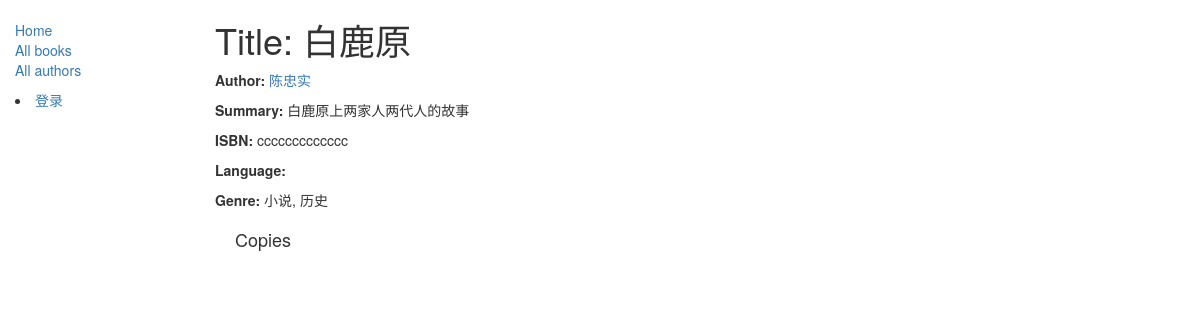
Page /catalog/book/3 on the earlier database version.
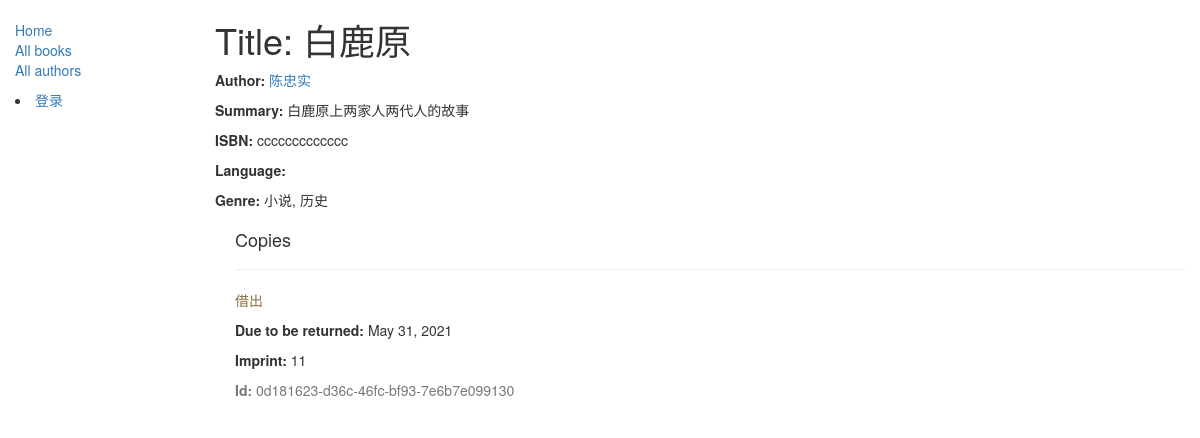
Same page on the later database version.
### catalog/models.py (models this page shows, shortened)
class Genre(models.Model):
    name = models.CharField(max_length=200, help_text="输入书的流派")
    def __str__(self):
        return self.name

class BookInstance(models.Model):
    id = models.UUIDField(primary_key=True, default=uuid.uuid4, help_text="id必须唯一")
    book = models.ForeignKey("Book", on_delete=models.SET_NULL, null=True)
    imprint = models.CharField(max_length=200)
    due_back = models.DateField(null=True, blank=True)
    borrower = models.ForeignKey(User, on_delete=models.SET_NULL, null=True, blank=True)
    LOAN_STATUS = (
        ('m', "维护"),
        ('o',"借出"),
        ('a','可用'),
        ('r','保留')
    )
    status = models.CharField(max_length=1, choices=LOAN_STATUS, blank=True, default='m', help_text='帮助文档')
    class Meta:
        ordering = ["due_back"]
        permissions = (("can_mark_returned", "Set book as returned"),)
    def display_book(self):
        return self.book.title
    display_book.short_description = '书名'

### catalog/views.py (the view)
# urls.py: path('book/<int:pk>', views.BookDetailView.as_view(), name='book-detail'),
class BookDetailView(generic.DetailView):
    model = Book

### catalog/models.py (called while the page is built)
    def __str__(self):
        return '%s%s' % (self.first_name, self.last_name)

### catalog/templates/catalog/book_detail.html
{% extends "base_generic.html" %}
{% block content %}
  <h1>Title: {{ book.title }}</h1>
  <p><strong>Author:</strong> <a href="{% url 'author-detail' book.author.pk %}">{{ book.author }}</a></p>
  <p><strong>Summary:</strong> {{ book.summary }}</p>
  <p><strong>ISBN:</strong> {{ book.isbn }}</p>
  <p><strong>Language:</strong> {{ book.language }}</p>
  <p><strong>Genre:</strong> {% for genre in book.genre.all %} {{ genre }}{% if not forloop.last %}, {% endif %}{% endfor %}</p>
  <div style="margin-left:20px;margin-top:20px">
    <h4>Copies</h4>
    {% for copy in book.bookinstance_set.all %}
    <hr>
    <p class="{% if copy.status == 'a' %}text-success{% elif copy.status == 'm' %}text-danger{% else %}text-warning{% endif %}">{{ copy.get_status_display }}</p>
    {% if copy.status != 'a' %}<p><strong>Due to be returned:</strong> {{copy.due_back}}</p>{% endif %}
    <p><strong>Imprint:</strong> {{copy.imprint}}</p>
    <p class="text-muted"><strong>Id:</strong> {{copy.id}}</p>
    {% endfor %}
  </div>
{% endblock %}

Differences in the rows shown:
added BookInstance: status "借出", due_back "May 31, 2021", imprint "11", id "0d181623-d36c-46fc-bf93-7e6b7e099130"
